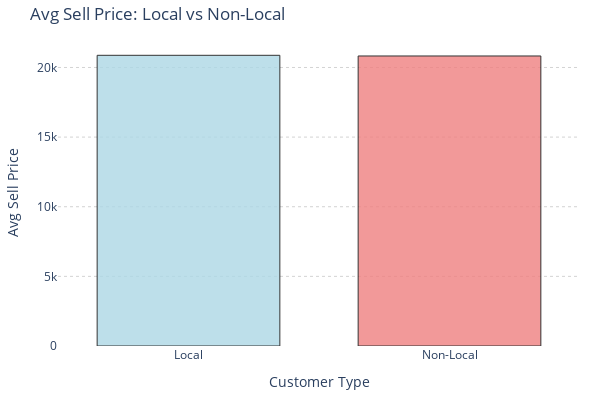

The notebook cell this image was saved under:
### Markdown cell above
---

### Code cell
# Average Sell Price by Location
avg_price_by_location = df.groupby('Non_Local')['SellPrice_Capped'].mean().rename({0: 'Local', 1: 'Non-Local'})

# plt.figure(figsize=(6, 4))
# sns.barplot(x=avg_price_by_location.index, y=avg_price_by_location.values,legend=False, hue=avg_price_by_location.index,  palette='pastel')
# plt.title('Avg Sell Price: Local vs Non-Local')
# plt.ylabel('Avg Sell Price')
# plt.xlabel('Customer Type')
# plt.grid(axis='y', linestyle='--', alpha=0.6)
# plt.tight_layout()
# plt.show()

# Create the figure
fig = go.Figure()

# Add the bar plot
fig.add_trace(go.Bar(
    x=avg_price_by_location.index,
    y=avg_price_by_location.values,
    marker_color=['lightblue', 'lightcoral'],  # Pastel colors
    marker_line_color='black',
    marker_line_width=1,
    opacity=0.8,
    name=''
))

# Update layout
fig.update_layout(
    title='Avg Sell Price: Local vs Non-Local',
    xaxis_title='Customer Type',
    yaxis_title='Avg Sell Price',
    plot_bgcolor='white',
    showlegend=False,  # No legend as in original
    bargap=0.3  # Adjust spacing between bars
)

# Customize grid
fig.update_yaxes(
    showgrid=True,
    gridcolor='lightgray',
    gridwidth=1,
    griddash='dot'
)

# Adjust size (similar to figsize=(6,4))
fig.update_layout(
    width=600,
    height=400,
    margin=dict(l=20, r=20, t=40, b=20)
)

fig.show()

### Figure 1 — Plotly figure (JSON) as saved in the notebook; plotly's stock layout.template omitted (floating-point values rounded to 4 significant figures)
{"data": [{"marker": {"color": ["lightblue", "lightcoral"], "line": {"color": "black", "width": 1}}, "name": "", "opacity": 0.8, "type": "bar", "x": ["Local", "Non-Local"], "y": [20870.0, 20820.0]}], "layout": {"bargap": 0.3, "height": 400, "margin": {"b": 20, "l": 20, "r": 20, "t": 40}, "plot_bgcolor": "white", "showlegend": false, "title": {"text": "Avg Sell Price: Local vs Non-Local"}, "width": 600, "xaxis": {"title": {"text": "Customer Type"}}, "yaxis": {"gridcolor": "lightgray", "griddash": "dot", "gridwidth": 1, "showgrid": true, "title": {"text": "Avg Sell Price"}}}}
